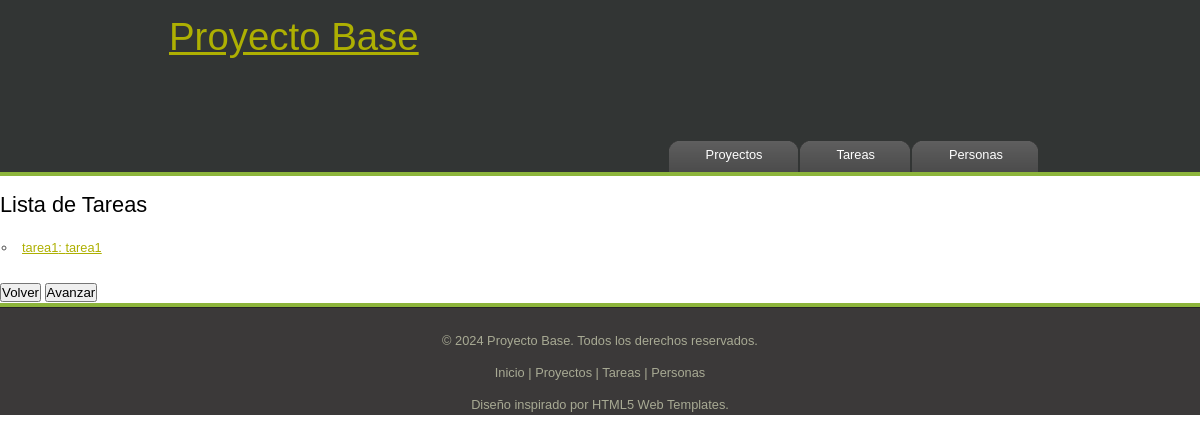
Page /appGP/listadoDeTareas/ on the earlier database version.
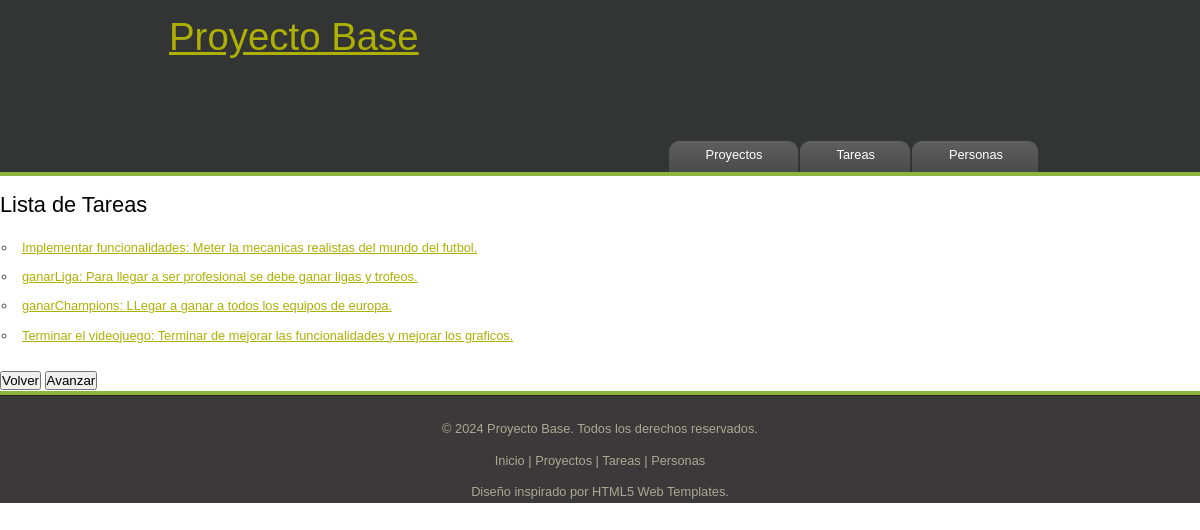
Same page on the later database version.
### appGP/models.py (models this page shows, shortened)
class Tarea(models.Model):
    nombre = models.CharField(max_length=100)
    descripcion = models.TextField()
    fecha_creacion = models.DateField()
    fecha_entrega = models.DateField(null=True, blank=True)
    proyecto = models.ForeignKey(Proyecto, related_name='tareas', on_delete=models.CASCADE)
    tiempo_estimado = models.DurationField(null=True, blank=True)  # Duración estimada en formato hh:mm:ss
    prioridad = models.CharField(
        max_length=20,
        choices=[('Urgent', 'Urgente'), ('Normal', 'Normal'), ('Optional', 'Opcional')],
        default='Normal'
    )

### appGP/views.py (the view)
# urls.py: path('listadoDeTareas/', views.listadeTareas, name='listaT'),
def listadeTareas(request):
    tareas = Tarea.objects.order_by('fecha_creacion')
    context = {'tareas' : tareas}
    return render(request,'listaTareas.html', context)

### appGP/templates/listaTareas.html
{% extends "base.html" %}
{% block menu %}
    <ul id="menu">
        <li><a href="{% url 'listaP' %}">Proyectos</a></li>
        <li><a href="{% url 'listaT' %}">Tareas</a></li>
        <li><a href="{% url 'listaPer' %}">Personas</a></li>
    </ul>
{% endblock  %}
{% block title %}
    <h1>Lista de Tareas</h1>
{% endblock %}
{% block content %}
    <ul>
        {% for tar in tareas %}
        <li>
            <a href="{% url 'detalleTarea' tar.id %}">
                {{ tar.nombre }}: {{ tar.descripcion }}
            </a>
        </li>
        {% endfor %}
    </ul>
{% endblock %}

Differences in the rows shown:
removed Tarea: nombre "tarea1", descripcion "tarea1"
added Tarea: nombre "Implementar funcionalidades", descripcion "Meter la mecanicas realistas del mundo del futbol."
added Tarea: nombre "ganarLiga", descripcion "Para llegar a ser profesional se debe ganar ligas y trofeos."
added Tarea: nombre "ganarChampions", descripcion "LLegar a ganar a todos los equipos de europa."
added Tarea: nombre "Terminar el videojuego", descripcion "Terminar de mejorar las funcionalidades y mejorar los graficos."
